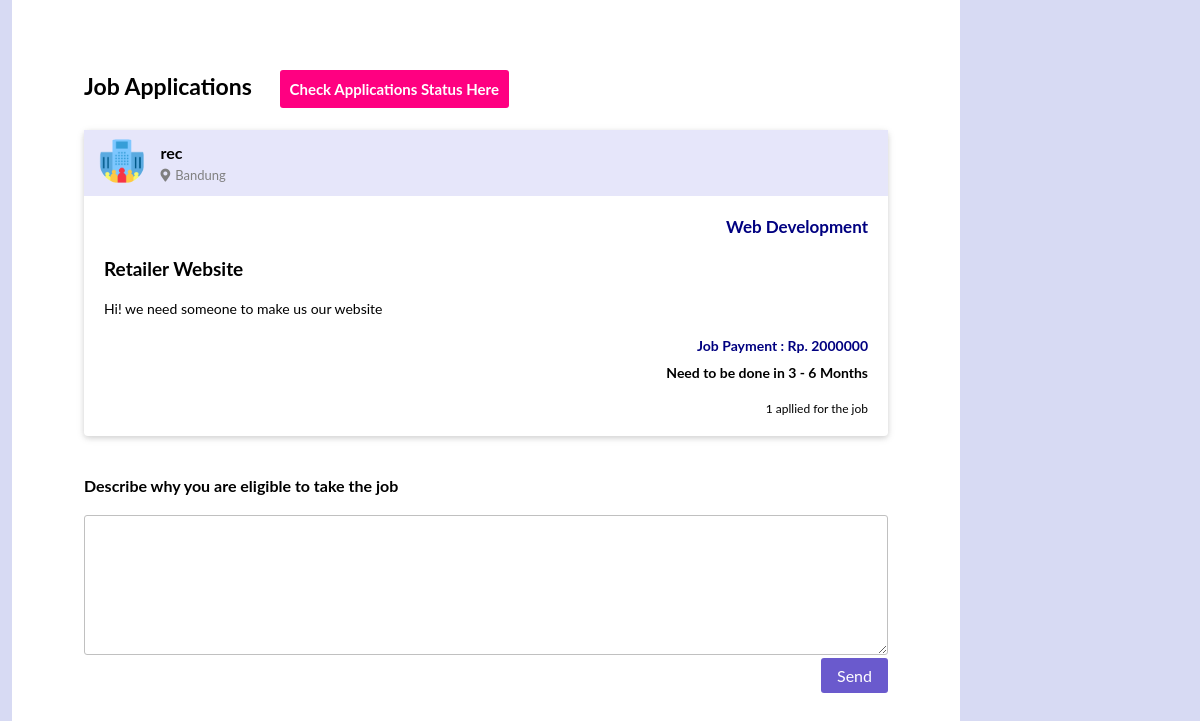
The app's page /job-apply.php?apply_job=8 with its own data.
### tables this page shows
CREATE TABLE `recruiter_profile` (
  `id_recruiter` int(11) NOT NULL,
  `recruiter_name` varchar(40) NOT NULL,
  `recruiter_uname` varchar(20) NOT NULL,
  `recruiter_email` varchar(30) NOT NULL,
  `recruiter_phone` varchar(100) NOT NULL,
  `recruiter_city` varchar(28) NOT NULL,
  `recruiter_img` varchar(100) NOT NULL,
  `recruiter_header` varchar(100) NOT NULL,
  `recruiter_status` varchar(200) NOT NULL
);

CREATE TABLE `job_application` (
  `id_jobapp` int(11) NOT NULL,
  `uname_rec_job` varchar(28) NOT NULL,
  `job_title` varchar(200) NOT NULL,
  `job_desc` varchar(500) NOT NULL,
  `job_skill` varchar(50) NOT NULL,
  `job_deadline` varchar(100) NOT NULL,
  `job_payment` varchar(100) NOT NULL,
  `job_upload_date` datetime NOT NULL
);

### job-apply.php (the view, shortened to what this page needs)
<!DOCTYPE html>
<html>
<head>
	<link rel="stylesheet" type="text/css"href="vendor/font-awesome/css/all.css">
	<link rel="stylesheet" type="text/css"href="vendor/font-awesome/css/brands.min.css">
	<link rel="stylesheet" type="text/css" href="css/timeline.css">
	<link rel="stylesheet" type="text/css" href="css/navigation-bar.css">
	<link rel="stylesheet" type="text/css" href="css/timeline-responsive.css">
	<link rel="stylesheet" type="text/css" href="css/job-form.css">
	<link rel="stylesheet" type="text/css" href="css/job-apply.css">
</head>
<body>
<?php
		include 'function/connection.php';
	?>
		<div class="timelines">
			<div class="timelines-title">
				Job Applications
				<a href="timeline-jobapp-status.php">Check Applications Status Here</a>
			</div>
                <?php
                $job_apply = addslashes($_GET['apply_job']);
				$job_query = "SELECT recruiter_img,
									recruiter_city,
									uname_rec_job,
                                    id_jobapp,
									job_title,
									job_desc,
									job_skill,
									job_deadline,
									job_payment,
									job_upload_date
								FROM recruiter_profile,
									job_application
								WHERE recruiter_profile.recruiter_uname = job_application.uname_rec_job
                                AND job_application.id_jobapp = '$job_apply';";
				$result_job = mysqli_query($conn, $job_query);
				$resultCheck_job = mysqli_num_rows($result_job);
				if($resultCheck_job > 0) {
					while ($row_job = mysqli_fetch_assoc($result_job)) {
				?>
			<div class="timelines-job">
				<div class="profile-job">
					<div class="profile-job-img">
						<img src="img/enterprise.png">
					</div>
					<div class="profile-job-uname">
						<b><?php echo $row_job['uname_rec_job'];?></b> <br>
						<p><i class="fa fa-map-marker-alt fa-1x"></i><?php echo $row_job['recruiter_city'];?></p>
					</div>
				</div>
				<div class="content-job-category">
					<?php echo $row_job['job_skill'];?>
				</div>
				<div class="job-title">
					<?php echo $row_job['job_title'];?>
				</div>
				<div class="job-desc">
					<?php echo $row_job['job_desc'];?>
				</div>
				<div class="job-pay">
					Job Payment : Rp. <?php echo $row_job['job_payment'];?>
				</div>
				<div class="job-time">
					Need to be done in <?php echo $row_job['job_deadline'];?>
                </div>
                <?php
                    $count_job = $row_job['job_title'];
                    $count_apply = "SELECT job_title FROM apply_job WHERE job_title = '$count_job';";
                    $result_count_applier = mysqli_query($conn, $count_apply);
                    $resultCheck_applier = mysqli_num_rows($result_count_applier);
                ?>
				<div class="count-applier"><?php echo $resultCheck_applier;?> apllied for the job</div>
			</div>
					<?php } }?>
            <div class="form-apply">
                <span>Describe why you are eligible to take the job</span>
                <form action="function/apply.php" method="POST">
                <div class="form-desc">
                    <textarea name="explanation"></textarea>
                </div>
                <input type="submit" value="Send" name="send-apply">
                </form>
            </div>
		</div>
</body>
</html>

### css/timeline.css (style rules this page uses)
.timelines { width:79%; height:100%; padding:6%; float:left; background-color:white; margin-left:1%; }
.timelines-title { font-weight:bold; font-size:23px; margin-bottom:30px; }
.timelines-title a { text-decoration:none; padding:10px; font-weight:none; color:white; background-color:#FF0081; font-size:15px; border-radius:3px; margin-left:22px; }
.timelines-job { box-shadow: 0 2px 5px 0 rgba(0, 0, 0, 0.1), 0 2px 8px 0 rgba(0, 0, 0, 0.1); width:100%; border-radius:4px; margin-top:20px; }
.profile-job { background-color:lavender; display:flex; padding:8px 15px; }
.profile-job-img { width:6%; border-radius:50%; }
.profile-job-img img { width:100%; border-radius:50%; }
.profile-job-uname { width:90%; padding:5px 15px; }
.profile-job-uname p { color:grey; font-size:13px; margin-top:5px; }
.profile-job-uname i { margin-right:5px; }
.content-job-category { color:navy; font-weight:bold; font-size:17px; text-align:right; padding:20px 20px 0px 0px; }
.job-title { font-weight:bold; font-size:19px; padding:20px; }
.job-desc { padding:0px 20px; font-size:14px; text-align:justify; }
.job-pay { padding:20px 20px 10px 0px; text-align:right; font-size:14px; font-weight:bold; color:navy; }
.job-time { padding:0px 20px 10px 0px; text-align:right; font-size:14px; font-weight:bold; }
.count-applier { text-align:right; font-size:12px; margin-top:10px; padding:0px 20px 20px 0px;; }

### css/navigation-bar.css (style rules this page uses)
* { padding:0; margin:0; box-sizing: border-box; }
body { font-family:lato; background-color:#D7DAF3; }
i { margin:0px 10px 0px 0px; }

### css/job-apply.css (style rules this page uses)
.form-apply { margin-top:40px; width:100%; }
.form-apply span { font-weight:bold; }
.form-desc { margin-top:20px; width:100%; }
.form-desc textarea { width:100%; height:140px; padding:20px; border:1px solid silver; border-radius:3px; }
.form-apply input { background-color:slateblue; color:white; padding:8px 16px; border:none; font-size:16px; border-radius:3px; float:right; font-family:lato; }

### records on screen
recruiter_profile: job_application.uname_rec_job "rec", recruiter_city "Bandung", job_application.job_skill "Web Development", job_application.job_title "Retailer Website", job_application.job_desc "Hi! we need someone to make us our website", job_application.job_payment "2000000", job_application.job_deadline "3 - 6 Months", resultCheck_applier "1"
